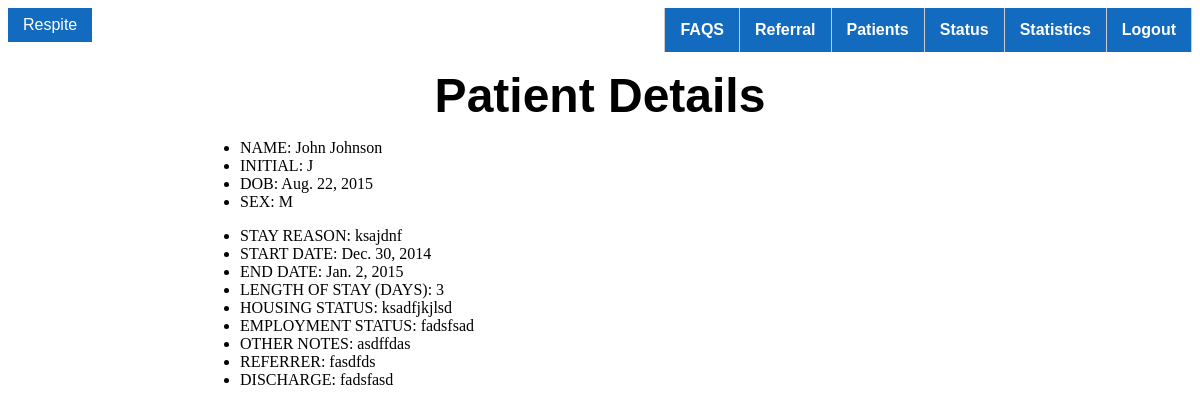
/patients/2/ (signed in), run on the app's committed database.
### respite/models.py (models this page shows, shortened)
class Patient(models.Model):
	first_name = models.CharField(max_length=30)
	last_name = models.CharField(max_length=30)
	initial = models.CharField(max_length=1, blank=True)
	dob = models.DateField(blank=True, null=True)
	sex = models.CharField(max_length=1, choices=sex_choices)
	class Meta:
		permissions = (
			("can_see_patients", "Can see patient list and visit information"),
		)
	def __str__(self):
		return "{0} {1}".format(self.first_name, self.last_name)

class Visit(models.Model):
	patient = models.ForeignKey(Patient)
	stay_reason = models.TextField(max_length=500)
	stay_start_date = models.DateField(("Start date"), default=TODAY)
	stay_end_date = models.DateField("End date", blank=True, null=True)
	housing_status = models.TextField(max_length=300, blank=True)
	employment_status = models.TextField(max_length=300, blank=True)
	other_notes = models.TextField(max_length=1000, blank=True)
	referrer = models.CharField(max_length=30, blank=True)
	discharge = models.CharField(max_length=20, blank=True, null=True)
	bed_number = models.IntegerField(default=0)
	class Meta:
		ordering = ['-stay_start_date']
	def length_of_stay(self):
		admitted_date = self.stay_start_date
		if not self.stay_end_date:
			length = TODAY() - admitted_date
			return length.days
		else:
			length = self.stay_end_date - admitted_date
			return length.days

### respite/views.py (the view)
class PatientDetailsView(generic.DetailView):
    model = Patient
    template_name = 'respite/details.html'

### respite/templates/respite/details.html (shortened to what this page needs)
{% extends 'respite/base.html' %}
{% block pagename %}Patient Details{% endblock %}
{% block container %}
	<ul>
		<li>NAME: {{ patient }}</li>
		<li>INITIAL: {{ patient.initial }}</li>
		<li>DOB: {{ patient.dob }}</li>
		<li>SEX: {{ patient.sex }}</li>
	</ul>
	{% for visit in patient.visit_set.all %}
		<ul>
			<li>STAY REASON: {{ visit.stay_reason }}</li>
			<li>START DATE: {{ visit.stay_start_date }}</li>
			<li>END DATE: {{ visit.stay_end_date }}</li>
			<li>LENGTH OF STAY (DAYS): {{ visit.length_of_stay }}</li>
			<li>HOUSING STATUS: {{ visit.housing_status }}</li>
			<li>EMPLOYMENT STATUS: {{ visit.employment_status }}</li>
			<li>OTHER NOTES: {{ visit.other_notes }}</li>
			<li>REFERRER: {{ visit.referrer }}</li>
			<li>DISCHARGE: {{ visit.discharge }}</li>
		</ul>
	{% endfor %}
{% endblock %}

### respite/static/respite/style.css (style rules this page uses)
body { background-color: #fff; }

### data on the page
Patient: first_name+last_name "John Johnson", initial "J", dob "Aug. 22, 2015", sex "M"
Visit: stay_reason "ksajdnf", stay_start_date "Dec. 30, 2014", stay_end_date "Jan. 2, 2015", length_of_stay "3", housing_status "ksadfjkjlsd", employment_status "fadsfsad", other_notes "asdffdas", referrer "fasdfds", discharge "fadsfasd"
